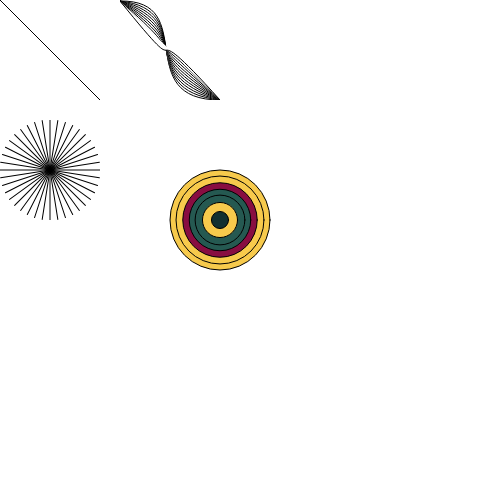
Frame 1 (no input)
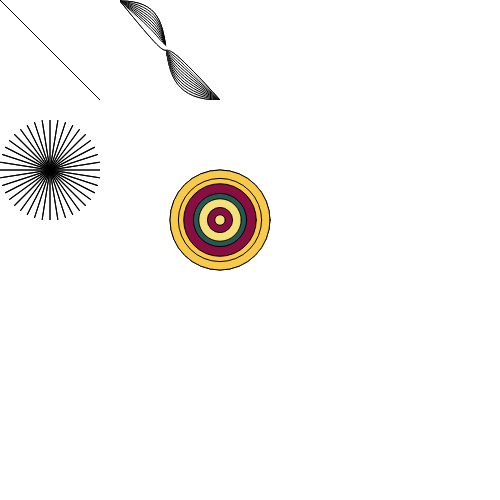
Frame 2 (the mouse pressed at the canvas centre, redrawn once)

The p5.js sketch that drew these frames (run headless with seeded random() and noise() and a simulated clock; the mouse was pressed at the canvas centre and the sketch redrawn once):

// p5.js sketch
// ── sketch.js
/*
See http://p5js.org/reference/ for more.
*/

function setup() {
    createCanvas(500, 500);
}

function lineDemo() {
    // Lines:
    // line(x1,y1, x2,y2);

    g = createGraphics(100, 100);
    g.line(0, 0, 100, 100);

    return g;
}

function bezierDemo() {
    g = createGraphics(100, 100);

    // The first two arguments are the start point of the curve.
    // The two last are the end point.
    // The two last are control points.
    for (var i = 0; i <= 100; i = i + 10 ) {
        g.bezier(0, 1, 80, i, 10, 100-i, 100, 100);
    }

    return g;
}

function translationDemo() {
    g = createGraphics(100, 100);

    const N = 20;
    for (var i = 0; i < N; i++) {
        g.push();
        g.translate(50, 50);
        g.rotate(i * PI / N);
        g.translate(- 50, -50);
        g.line(0, 50, 100, 50);
        g.pop();
    }

    return g;
}


function colorDemo() {
    g = createGraphics(200, 200);

    // From color-hex.com
    const colors = [[18, 48, 48], [37, 89, 81],
                    [245, 225, 121], [247, 202, 76], [136, 13, 65]];

    let r = 100;
    while (r > 10) {
        g.fill(random(colors));
        g.ellipse(100, 100, r, r);
        console.log(r);
        r -= random(10, 20);
    }

    return g;
}



function randomNumbers() {
    // Random
    console.log("Between 0 og 1: " + random());
    console.log("In an interval: " + random(-5, 5));
    console.log("From a collection: " + random([1,2,3]));    
}

function draw() {
    image(lineDemo(), 0, 0);
    image(bezierDemo(), 120, 0);
    image(translationDemo(), 0, 120);
    image(colorDemo(), 120, 120);
    
    noLoop();
}
